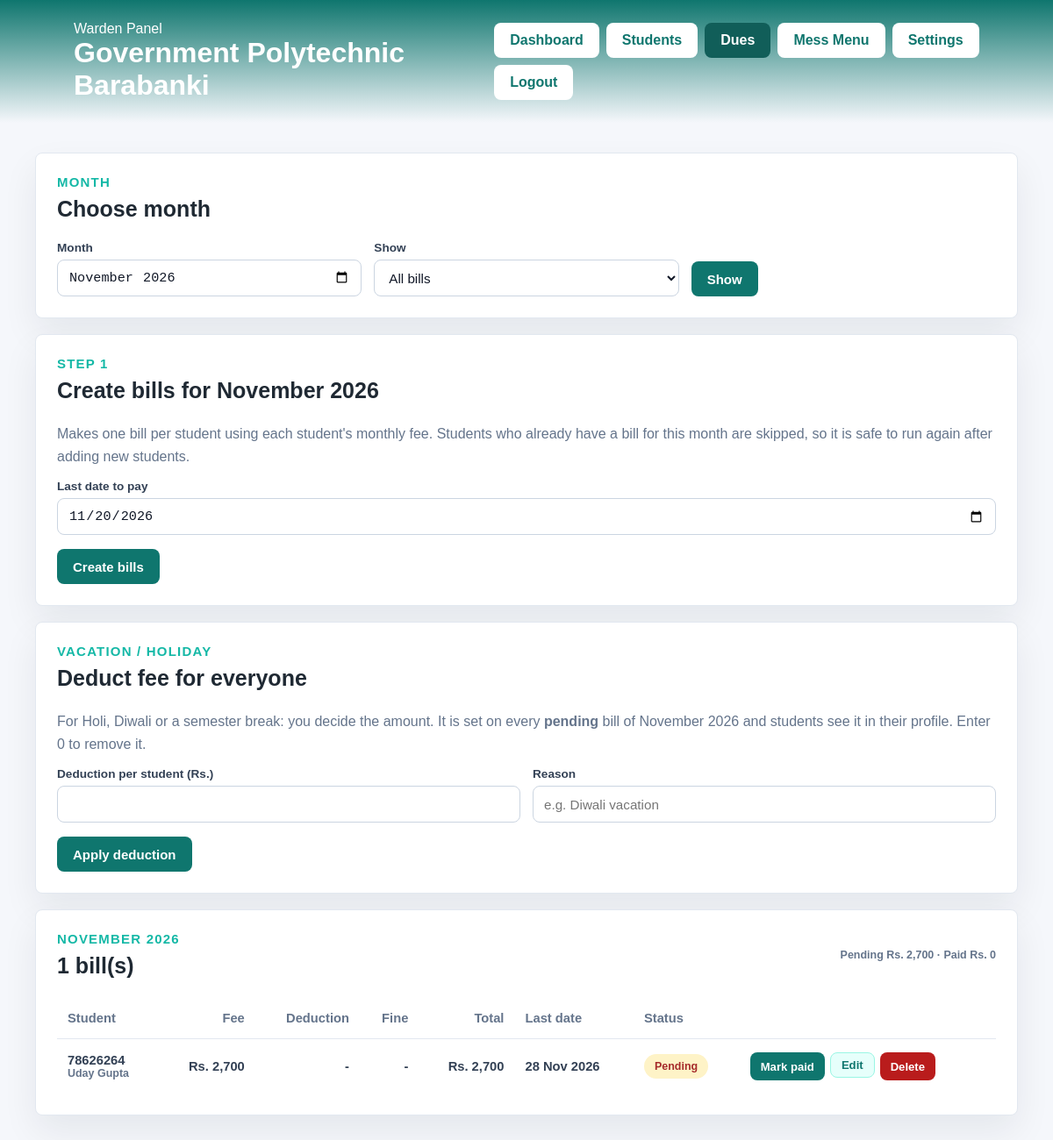
Screenshot of /admin/dues.php (signed in) with the database file from the repository.
### tables this page shows
CREATE TABLE dues (
  id INT AUTO_INCREMENT PRIMARY KEY,
  student_id INT NOT NULL,
  month DATE NOT NULL,                       
  base_amount DECIMAL(10,2) NOT NULL,
  deduction DECIMAL(10,2) NOT NULL DEFAULT 0,    
  deduction_reason VARCHAR(150) NULL,
  fine DECIMAL(10,2) NOT NULL DEFAULT 0,
  due_date DATE NOT NULL,
  status ENUM('pending','paid') NOT NULL DEFAULT 'pending',
  paid_on DATE NULL,
  UNIQUE KEY uq_student_month (student_id, month),
  FOREIGN KEY (student_id) REFERENCES students(id) ON DELETE CASCADE
);

CREATE TABLE students (
  id INT AUTO_INCREMENT PRIMARY KEY,
  roll_no VARCHAR(30) NOT NULL UNIQUE,
  name VARCHAR(100) NOT NULL,
  course VARCHAR(60) NOT NULL,
  branch VARCHAR(100) NOT NULL,
  batch VARCHAR(20) NULL,
  room_no VARCHAR(10) NOT NULL,
  monthly_fee DECIMAL(10,2) NOT NULL DEFAULT 2700,
  password_hash VARCHAR(255) NULL,           
  activation_code_hash VARCHAR(255) NULL,    
  activation_expires DATETIME NULL,
  activation_attempts TINYINT NOT NULL DEFAULT 0,
  created_at TIMESTAMP NOT NULL DEFAULT CURRENT_TIMESTAMP
);

### config.php (called while the page is built, shortened)
<?php
function db(): PDO
{
    static $pdo = null;
    if ($pdo === null) {
        try {
            $pdo = new PDO('mysql:host=' . DB_HOST . ';dbname=' . DB_NAME . ';charset=utf8mb4', DB_USER, DB_PASS, [
                PDO::ATTR_ERRMODE => PDO::ERRMODE_EXCEPTION,
                PDO::ATTR_DEFAULT_FETCH_MODE => PDO::FETCH_ASSOC,
            ]);
        } catch (PDOException $ex) {
            http_response_code(500);
            exit('Database connection failed. Start MySQL in XAMPP and import database.sql (see README.txt).');
        }
    }
    return $pdo;
}
function e($v): string
{
    return htmlspecialchars((string)$v, ENT_QUOTES, 'UTF-8');
}
function setting(string $name, string $default = ''): string
{
    static $all = null;
    if ($all === null) {
        $all = db()->query('SELECT name, value FROM settings')->fetchAll(PDO::FETCH_KEY_PAIR);
    }
    return $all[$name] ?? $default;
}
function money($n): string
{
    $s = number_format((float)$n, 2);
    if (substr($s, -3) === '.00') {
        $s = substr($s, 0, -3);
    }
    return 'Rs. ' . $s;
}
function fmt_date(?string $d): string
{
    return $d ? date('d M Y', strtotime($d)) : '-';
}
function month_label(string $d): string
{
    return date('F Y', strtotime($d));
}

### admin/dues.php (the view, shortened to what this page needs)
<?php
require __DIR__ . '/../config.php';
$pdo = db();
$month = (string)($_REQUEST['month'] ?? date('Y-m'));
$status = (string)($_REQUEST['status'] ?? 'all');
$first = $month . '-01';
$sql = 'SELECT d.*, (d.base_amount - d.deduction + d.fine) AS total, s.roll_no, s.name FROM dues d JOIN students s ON s.id = d.student_id WHERE d.month = ?';
$args = [$first];
$st = $pdo->prepare($sql . ' ORDER BY s.roll_no');
$st->execute($args);
$rows = $st->fetchAll();
$sumPending = 0.0;
$sumPaid = 0.0;
foreach ($rows as $r) {
    if ($r['status'] === 'paid') { $sumPaid += (float)$r['total']; } else { $sumPending += (float)$r['total']; }
}
$defaultDue = $month . '-' . str_pad((string)min(28, max(1, (int)setting('due_day', '20'))), 2, '0', STR_PAD_LEFT);
require __DIR__ . '/_header.php';
?>
<div class="stack">
    <article class="panel">
        <div class="panel-header"><div><p class="heading">Month</p><h3>Choose month</h3></div></div>
        <form method="get" action="dues.php" class="form-grid">
            <div><label for="month">Month</label><input id="month" name="month" type="month" value="<?= e($month) ?>"></div>
            <div><label for="status">Show</label>
                <select id="status" name="status">
                    <?php foreach (['all' => 'All bills', 'pending' => 'Pending only', 'paid' => 'Paid only'] as $k => $l): ?>
                        <option value="<?= $k ?>"<?= $status === $k ? ' selected' : '' ?>><?= $l ?></option>
                    <?php endforeach; ?>
                </select>
            </div>
            <div><button class="btn" type="submit">Show</button></div>
        </form>
    </article>
    <section class="content-grid">
        <article class="panel">
            <div class="panel-header"><div><p class="heading">Step 1</p><h3>Create bills for <?= e(month_label($first)) ?></h3></div></div>
            <p class="muted">Makes one bill per student using each student's monthly fee. Students who already have a bill for this month are skipped, so it is safe to run again after adding new students.</p>
            <form method="post" action="dues.php">
                <div class="form-grid"><div><label for="due_date">Last date to pay</label><input id="due_date" name="due_date" type="date" value="<?= e($defaultDue) ?>" required></div></div>
                <div class="form-actions"><button class="btn" type="submit">Create bills</button></div>
            </form>
        </article>
        <article class="panel">
            <div class="panel-header"><div><p class="heading">Vacation / holiday</p><h3>Deduct fee for everyone</h3></div></div>
            <p class="muted">For Holi, Diwali or a semester break: you decide the amount. It is set on every <strong>pending</strong> bill of <?= e(month_label($first)) ?> and students see it in their profile. Enter 0 to remove it.</p>
            <form method="post" action="dues.php">
                <div class="form-grid">
                    <div><label for="amount">Deduction per student (Rs.)</label><input id="amount" name="amount" type="number" min="0" step="0.01" required></div>
                    <div><label for="reason">Reason</label><input id="reason" name="reason" maxlength="150" placeholder="e.g. Diwali vacation"></div>
                </div>
                <div class="form-actions"><button class="btn" type="submit" onclick="return confirm('Apply this deduction to all pending bills of this month?');">Apply deduction</button></div>
            </form>
        </article>
    </section>
    <article class="panel">
        <div class="panel-header"><div><p class="heading"><?= e(month_label($first)) ?></p><h3><?= count($rows) ?> bill(s)</h3></div>
            <span class="note">Pending <?= e(money($sumPending)) ?> &middot; Paid <?= e(money($sumPaid)) ?></span></div>
        <div class="scroll">
            <table class="admin-table">
                <thead><tr><th>Student</th><th class="num">Fee</th><th class="num">Deduction</th><th class="num">Fine</th><th class="num">Total</th><th>Last date</th><th>Status</th><th></th></tr></thead>
                <tbody>
                <?php foreach ($rows as $r): ?>
                    <tr>
                        <td><?= e($r['roll_no']) ?><br><small class="note"><?= e($r['name']) ?></small></td>
                        <td class="num"><?= e(money($r['base_amount'])) ?></td>
                        <td class="num"><?= (float)$r['deduction'] > 0 ? e(money($r['deduction'])) : '-' ?><?= $r['deduction_reason'] ? '<small class="note">' . e($r['deduction_reason']) . '</small>' : '' ?></td>
                        <td class="num"><?= (float)$r['fine'] > 0 ? e(money($r['fine'])) : '-' ?></td>
                        <td class="num"><strong><?= e(money($r['total'])) ?></strong></td>
                        <td><?= e(fmt_date($r['due_date'])) ?></td>
                        <td><span class="pill <?= e($r['status']) ?>"><?= $r['status'] === 'paid' ? 'Paid' : 'Pending' ?></span><?= $r['paid_on'] ? '<small class="note">' . e(fmt_date($r['paid_on'])) . '</small>' : '' ?></td>
                        <td>
                            <div class="btn-row">
                                <form method="post" action="dues.php">
                                    <button class="btn small<?= $r['status'] === 'paid' ? ' ghost' : '' ?>" type="submit"><?= $r['status'] === 'paid' ? 'Mark unpaid' : 'Mark paid' ?></button>
                                </form>
                                <details class="edit-box">
                                    <summary>Edit</summary>
                                </details>
                                <form method="post" action="dues.php" onsubmit="return confirm('Delete this bill?');">
                                    <button class="btn small danger" type="submit">Delete</button>
                                </form>
                            </div>
                        </td>
                    </tr>
                <?php endforeach; ?>
                </tbody>
            </table>
        </div>
    </article>
</div>
<?php require __DIR__ . '/_footer.php'; ?>

### user_interface/userinterface.css (style rules this page uses)
* { box-sizing: border-box; margin: 0; padding: 0; }
body { min-height: 100vh; font-family: Arial, Helvetica, sans-serif; color: #1f2933; background: #f5f7fb; }
.heading { margin-bottom: 8px; color: #14b8a6; font-size: 15px; font-weight: 800; letter-spacing: 0.08em; text-transform: uppercase; }
.summary-grid, .content-grid { display: grid; gap: 18px; }
.summary-card, .panel { background: #ffffff; border: 1px solid #e2e8f0; border-radius: 8px; box-shadow: 0 18px 40px rgba(15, 23, 42, 0.07); }
.panel { padding: 24px; }
.panel-header { display: flex; align-items: center; justify-content: space-between; gap: 16px; margin-bottom: 22px; }
.panel-header h3 { font-size: 25px; letter-spacing: 0; }
.badge, .pill { display: inline-flex; align-items: center; justify-content: center; min-height: 28px; padding: 0 12px; font-size: 0.78rem; font-weight: 800; border-radius: 999px; }
.badge, .pending { color: brown; background: #fef3c7; }
.qr, .btn { padding: 10px 18px; width: min(100%, 240px); color: #ffffff; font-size: 15px; font-weight: 800; cursor: pointer; text-decoration: none; background: #0f766e; border: 0; border-radius: 8px; transition: background 0.2s ease, transform 0.2s ease; }
table { width: 100%; border-collapse: collapse; }
th, td { padding: 15px 12px; text-align: center; border-bottom: 1px solid #e2e8f0; }
th { color: #64748b; font-size: 12px; text-transform: uppercase; }
td { color: #334155; font-weight: 700; }
tr:last-child td { border-bottom: 0; }
.muted { color: #64748b; line-height: 1.6; }
.small { font-size: 0.85rem; }
.note { display: block; color: #64748b; font-size: 0.78rem; font-weight: 600; }
.panel .muted { margin-bottom: 14px; }

### admin/admin.css (style rules this page uses)
.stack { display: grid; gap: 18px; }
.scroll { overflow-x: auto; }
.scroll table { min-width: 640px; }
.admin-table th, .admin-table td { text-align: left; font-size: 0.92rem; vertical-align: middle; }
.admin-table th { text-transform: none; }
.admin-table td.num, .admin-table th.num { text-align: right; }
.form-grid { display: grid; grid-template-columns: repeat(auto-fit, minmax(170px, 1fr)); gap: 14px; align-items: end; }
.form-grid label { display: block; margin-bottom: 6px; color: #334155; font-size: 0.85rem; font-weight: 700; }
.form-grid input, .form-grid select { width: 100%; height: 42px; padding: 0 12px; color: #111827; font-size: 0.95rem; background: #fff; border: 1px solid #cbd5e1; border-radius: 8px; }
.form-actions { display: flex; flex-wrap: wrap; gap: 10px; margin-top: 16px; }
.btn { display: inline-flex; align-items: center; justify-content: center; height: auto; min-height: 40px; }
.btn.small { width: auto; min-height: 32px; padding: 6px 12px; font-size: 0.82rem; }
.btn.danger { background: #b91c1c; }
.btn:not(a) { width: auto; }
.btn-row { display: flex; flex-wrap: wrap; gap: 6px; }
.btn-row form { margin: 0; }
details.edit-box { display: inline-block; }
details.edit-box summary { cursor: pointer; color: #0f766e; font-size: 0.82rem; font-weight: 800; list-style: none; padding: 6px 12px; border: 1px solid #99f6e4; border-radius: 8px; background: #e6fffb; }

### rows the page displays
dues: student.roll_no "78626264", student.name "Uday Gupta", base_amount "Rs. 2,700", total "Rs. 2,700", due_date "28 Nov 2026", status "Pending"

### other values shown
setting('hostel_name', 'Hostel') "Government Polytechnic Barabanki"
$label "Dashboard"
$label "Students"
$label "Dues"
$label "Mess Menu"
$label "Settings"
month_label($first) "November 2026"
month_label($first) "NOVEMBER 2026"
count($rows) "1"
money($sumPending) "Rs. 2,700"
money($sumPaid) "Rs. 0"
form field status "All bills"
